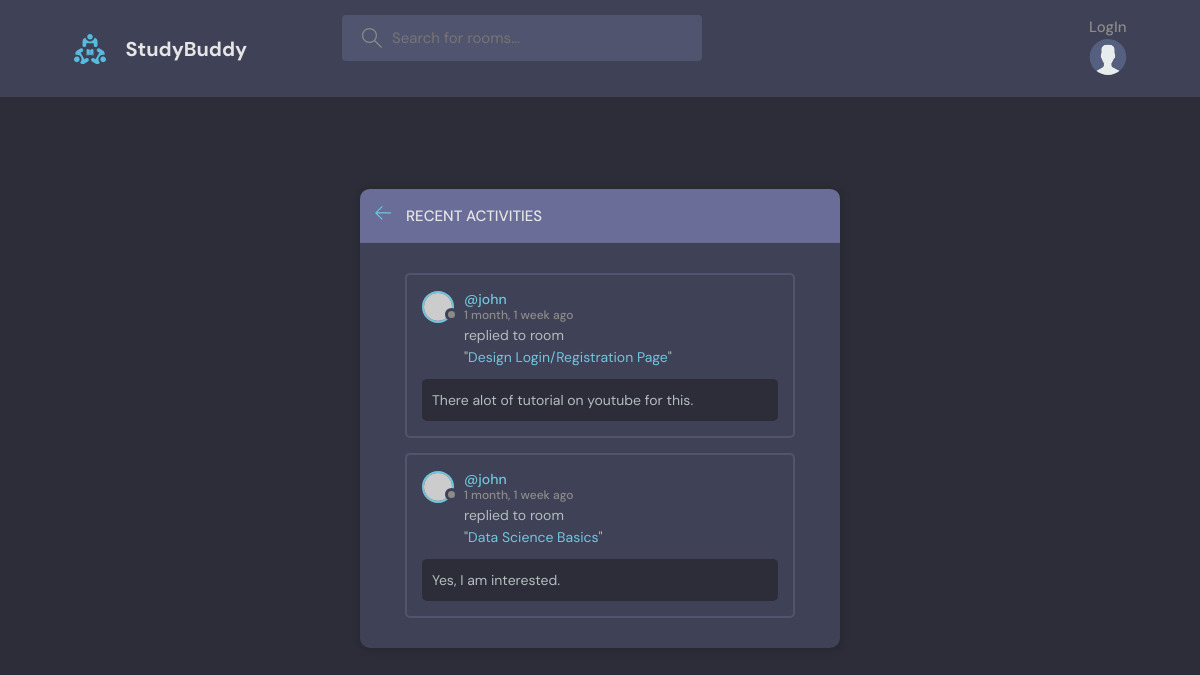
The page /activity/ on the database as committed earlier.
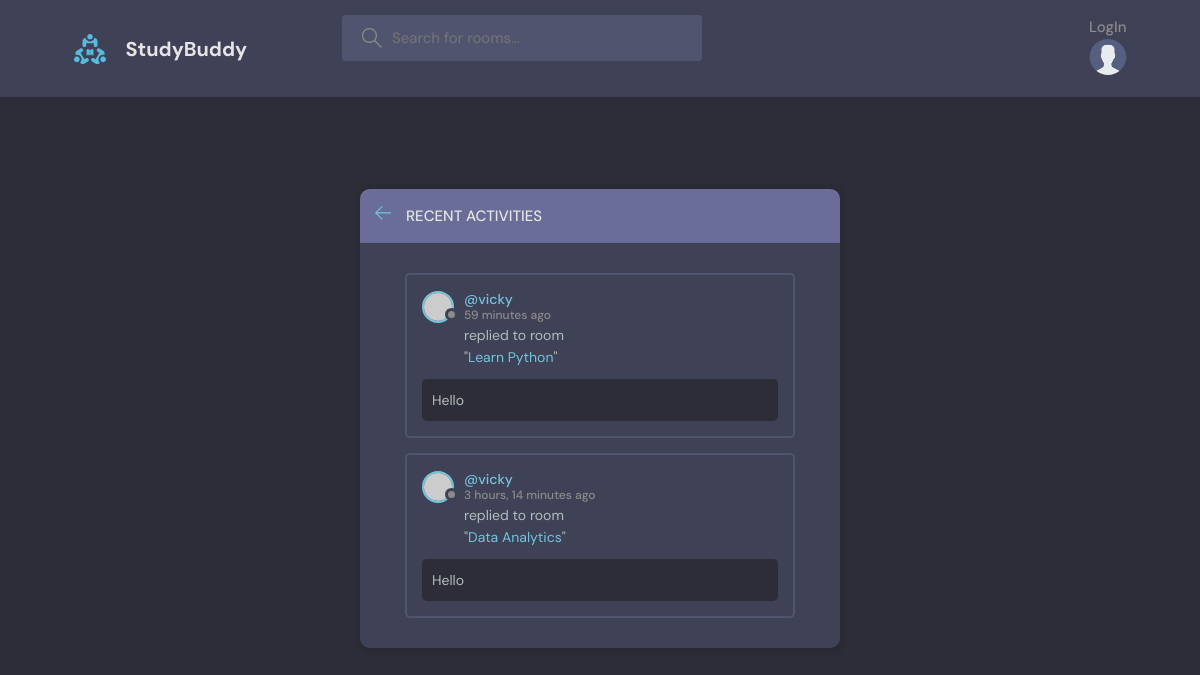
The same page on the database as committed later.
### study/models.py (models this page shows)
class Message(models.Model):
    user = models.ForeignKey(User, on_delete=models.CASCADE)
    room = models.ForeignKey(Room, on_delete=models.CASCADE)
    body = models.TextField()
    updated = models.DateTimeField(auto_now=True)
    created = models.DateTimeField(auto_now_add=True)
    class Meta:
        ordering = ['-updated','-created']
    def __str__(self):
        return self.body[0:50]

class Room(models.Model):
    host = models.ForeignKey(User, on_delete=models.SET_NULL, null=True)
    topic = models.ForeignKey(Topic, on_delete=models.SET_NULL, null=True)
    name = models.CharField(max_length=250)
    description = models.TextField(blank=True, null=True)
    participants = models.ManyToManyField(User, related_name='participants', blank=True)
    updated = models.DateTimeField(auto_now=True)
    created = models.DateTimeField(auto_now_add=True)
    class Meta:
        ordering = ['-updated','-created']
    def __str__(self):
        return self.name

### study/views.py (the view)
# urls.py: path('activity/', views.ActivityPage.as_view(), name="activity"),
class ActivityPage(View):
    def get(self,request):
        room_messages = Message.objects.all()[0:2]
        context = {'room_messages':room_messages}
        return render(request, 'study/activity.html',context)

### study/templates/study/activity.html (shortened to what this page needs)
{% extends 'main.html' %}
{% block content %}
    <main class="layout">
      <div class="container">
        <div class="layout__box">
          <div class="layout__boxHeader">
            <div class="layout__boxTitle">
              <a href="{% url 'home' %}">
                <svg version="1.1" xmlns="http://www.w3.org/2000/svg" width="32" height="32" viewBox="0 0 32 32">
                  <title>arrow-left</title>
                  <path
                    d="M13.723 2.286l-13.723 13.714 13.719 13.714 1.616-1.611-10.96-10.96h27.625v-2.286h-27.625l10.965-10.965-1.616-1.607z"
                  ></path>
                </svg>
              </a>
              <h3>Recent Activities</h3>
            </div>
          </div>
          <div class="activities-page layout__body">
            {% for message in room_messages %}
    <div class="activities__box">
        <div class="activities__boxHeader roomListRoom__header">
            <a href="{% url 'user-profile' message.user.id %}" class="roomListRoom__author">
                <div class="avatar avatar--small">
                    <img src="https://randomuser.me/api/portraits/women/11.jpg" />
                </div>
                <p>
                    @{{message.user}}
                    <span>{{message.created|timesince}} ago</span>
                </p>
            </a>
        </div>
        <div class="activities__boxContent">
            <p>replied to room <br> "<a href="{% url 'room' message.room.id %}">{{message.room}}</a>"</p>
            <div class="activities__boxRoomContent">
                {{message}}
            </div>
        </div>
    </div>
    {% endfor %}
          </div>
        </div>
      </div>
    </main>
{% endblock content%}

Rows that differ between the two databases and show on the page:
no longer on this page (row unchanged): Message: user "john", created "1 month, 1 week", room "Design Login/Registration Page", body "There alot of tutorial on youtube for this."
no longer on this page (row unchanged): Message: user "john", created "1 month, 1 week", room "Data Science Basics", body "Yes, I am interested."
added Message: user "vicky", created "59 minutes", room "Learn Python", body "Hello"
added Message: user "vicky", created "3 hours, 14 minutes", room "Data Analytics", body "Hello"
